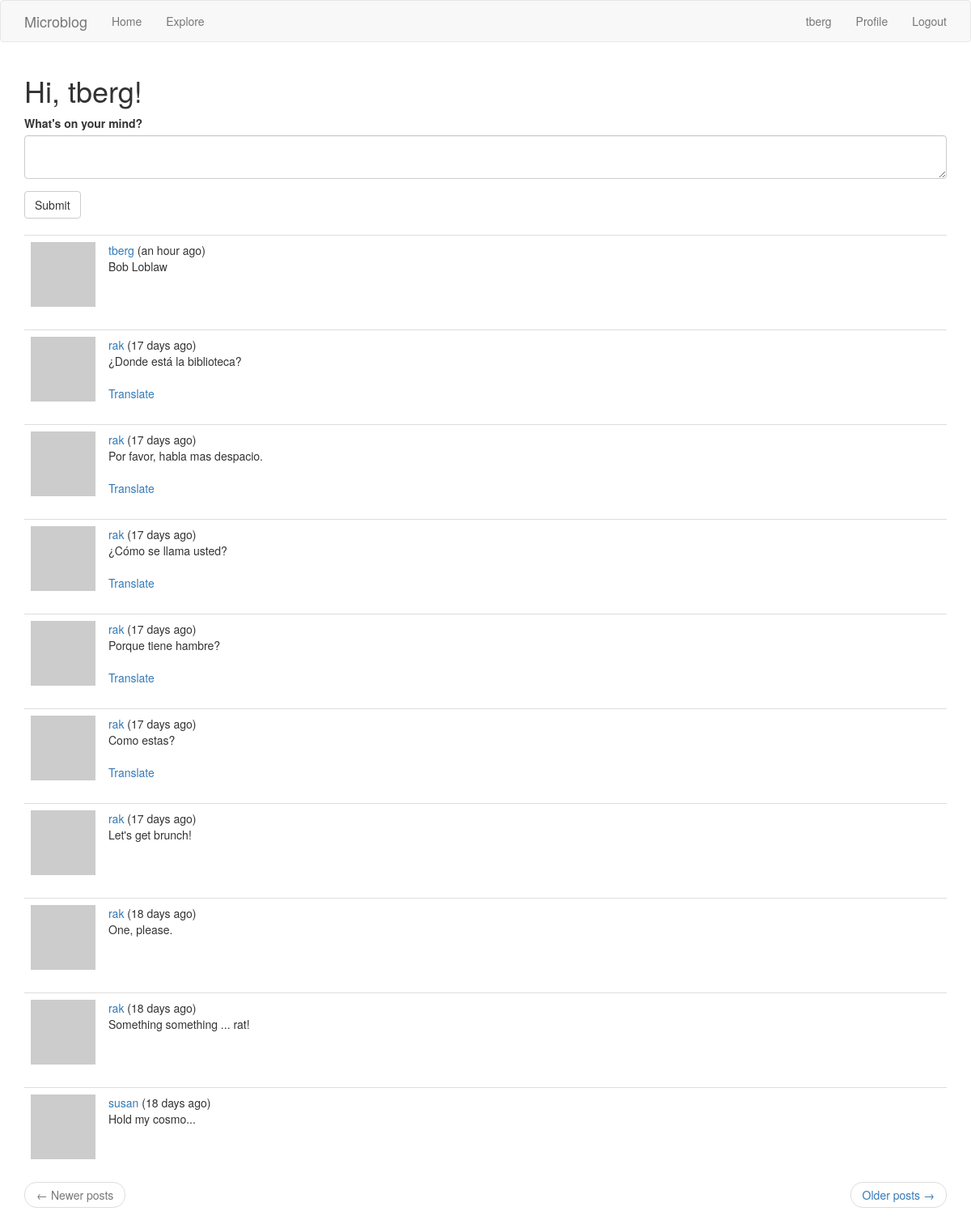
The page /index (signed in) on the database its author committed.
### app/models.py (models this page shows, shortened)
class User(UserMixin, db.Model):
    id = db.Column(db.Integer, primary_key=True)
    username = db.Column(db.String(32), index=True, unique=True)
    email = db.Column(db.String(128), index=True, unique=True)
    password_hash = db.Column(db.String(128))
    posts = db.relationship('Post', backref='author', lazy='dynamic')
    about_me = db.Column(db.String(140))
    last_seen = db.Column(db.DateTime, default=datetime.utcnow)
    followed = db.relationship(
        'User', secondary=followers,
        primaryjoin=(followers.c.follower_id == id),  # the 'c' attribute of any table contains its columns
        secondaryjoin=(followers.c.followed_id == id),
        backref=db.backref('followers', lazy='dynamic'),
        lazy='dynamic')
    def avatar(self, size):
        digest = md5(self.email.lower().encode('utf-8')).hexdigest()  # returns a string hex code
        return 'https://www.gravatar.com/avatar/{}?s={}&d=identicon'.format(digest, size)
    def followed_posts(self):
        followed = Post.query.join(
            followers, (followers.c.followed_id == Post.user_id)).filter(
                followers.c.follower_id == self.id)
        return followed.union(self.posts).order_by(Post.timestamp.desc())

class Post(db.Model):
    id = db.Column(db.Integer, primary_key=True)
    body = db.Column(db.String(140))
    timestamp = db.Column(db.DateTime, index=True, default=datetime.utcnow)
    user_id = db.Column(db.Integer, db.ForeignKey('user.id'))
    language = db.Column(db.String(5))

### app/main/routes.py (the view, shortened to what this page needs)
@bp.route('/', methods=['GET', 'POST'])
@bp.route('/index', methods=['GET', 'POST'])  # also map the /index URL to this same function
@login_required  # require login to view this page
def index():
    form = PostForm()
    current_page = request.args.get('page', 1, type=int)
    posts = current_user.followed_posts().paginate(current_page, current_app.config['POSTS_PER_PAGE'], False)
    next_url = url_for('main.index', page=posts.next_num) if posts.has_next else None
    prev_url = url_for('main.index', page=posts.prev_num) if posts.has_prev else None
    return render_template('index.html', title=_('Home'), form=form, posts=posts.items,
                           next_url=next_url, prev_url=prev_url)

### app/main/forms.py
class PostForm(FlaskForm):
    post = TextAreaField(_l('What\'s on your mind?'), validators=[DataRequired(), Length(min=1, max=140)],
                         render_kw={'autofocus': True})
    submit = SubmitField(_l('Submit'))

### app/main/routes.py (called while the page is built)
@bp.before_request
def before_request():
    if current_user.is_authenticated:
        current_user.last_seen = datetime.utcnow()
        db.session.commit()
    g.locale = str(get_locale())

### app/models.py (called while the page is built)
@login.user_loader
def load_user(id):
    return User.query.get(int(id))

### app/templates/index.html
{% extends "base.html" %}
{% import 'bootstrap/wtf.html' as wtf %}
{% block app_content %}
    <h1>{{ _('Hi, %(username)s!', username=current_user.username) }}</h1>
    {% if form %}
        {{ wtf.quick_form(form) }}
        <br>
    {% endif %}
    <div id="posts">
        {% for post in posts %}
            {% include "_post.html" %}
        {% endfor %}
    </div>
    <nav aria-label="...">
        <ul class="pager">
            <li class="previous{% if not prev_url %} disabled{% endif %}">
                <a href="{{ prev_url or '#' }}">
                    <span aria-hidden="true">←</span> {{ _('Newer posts') }}
                </a>
            </li>
            <li class="next{% if not next_url %} disabled{% endif %}">
                <a href="{{ next_url or '#' }}">
                    {{ _('Older posts') }} <span aria-hidden="true">→</span>
                </a>
            </li>
        </ul>
    </nav>
{% endblock %}

### app/templates/base.html (shortened to what this page needs)
{% extends 'bootstrap/base.html' %}
{% block navbar %}
    <nav class="navbar fixed-top navbar-default">
        <div class="container">
            <a class="navbar-brand" href="{{ url_for('main.index') }}">Microblog</a>
                <ul class="nav navbar-nav">
                    <li><a href="{{ url_for('main.index') }}">{{ _('Home') }}</a></li>
                    <li><a href="{{ url_for('main.explore') }}">{{ _('Explore') }}</a></li>
                </ul>
                <ul class="nav navbar-nav navbar-right">
                    {% if current_user.is_anonymous %}
                        <li><a href="{{ url_for('auth.login') }}">{{ _('Login') }}</a></li>
                    {% else %}
                        <li><a href="{{ url_for('main.user', username=current_user.username) }}">{{ current_user.username }}</a></li>
                        <li><a href="{{ url_for('main.user', username=current_user.username) }}">{{ _('Profile') }}</a></li>
                        <li><a href="{{ url_for('auth.logout') }}">{{ _('Logout') }}</a></li>
                    {% endif %}
                </ul>
        </div>
    </nav>
{% endblock %}
{% block content %}
    <div class="container">
        {% block app_content %}{% endblock %}
    </div>
{% endblock %}

### app/templates/_post.html (shortened to what this page needs)
<table class="table table-hover">
    <tr>
        <td width="70px">
            <a href="{{ url_for('main.user', username=post.author.username) }}">
                <img src="{{ post.author.avatar(70) }}" />
            </a>
        </td>
        <td>
            {{ _('%(username)s (%(when)s)', username=user_link, when=moment(post.timestamp).fromNow()) }}
            <br>
            <span id="post{{ post.id }}">{{ post.body }}</span>
            {% if post.language and post.language != g.locale %}
                <br><br>
                <span id="translation{{ post.id }}">
                    <a href="javascript:jstranslate(
                                '#post{{ post.id }}',
                                '#translation{{ post.id}}',
                                '{{ post.language }}',
                                '{{ g.locale }}');">{{ _('Translate') }}</a>
                </span>
            {% endif %}
        </td>
    </tr>
</table>

### rows shown on the page
User: username "tberg"
Post: body "Bob Loblaw"
Post: body "¿Donde está la biblioteca?"
Post: body "Por favor, habla mas despacio."
Post: body "¿Cómo se llama usted?"
Post: body "Porque tiene hambre?"
Post: body "Como estas?"
Post: body "Let's get brunch!"
Post: body "One, please."
Post: body "Something something ... rat!"
Post: body "Hold my cosmo..."
